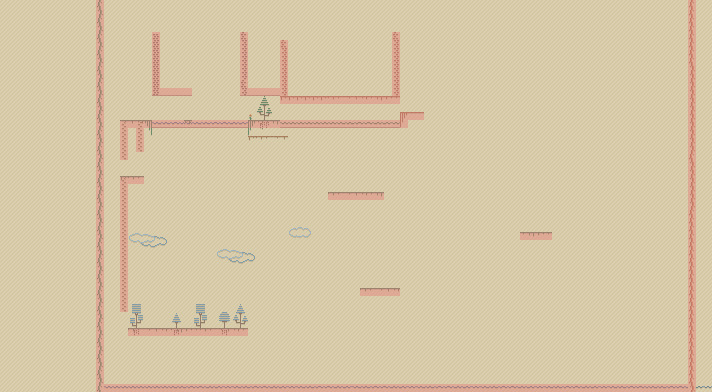

Tiled map render using the project's own tile images. Description and the map definition, with tile-layer contents summarised, below:
An orthogonal 89x49 tile map with 8x8 px tiles, 5 tile layers (Map, Kachelebene 4, Deco, ForeGround, ...), 5 tilesets and 43 objects (19x Wall, 11x Platform, 5x Walking, 3x Water, 2x Flying, ...).

<map version="1.9" tiledversion="1.9.2" orientation="orthogonal" renderorder="right-down" width="89" height="49" tilewidth="8" tileheight="8" infinite="0" nextlayerid="11" nextobjectid="100">
 <tileset firstgid="1" name="tmw_desert_spacing" tilewidth="32" tileheight="32" spacing="1" margin="1" tilecount="48" columns="8">
  <image source="tmw_desert_spacing.png" width="265" height="199" />
  <wangsets>
   <wangset name="Brick" type="mixed" tile="9" />
   <wangset name="Marble" type="mixed" tile="33" />
   <wangset name="Sand" type="mixed" tile="14" />
  </wangsets>
 </tileset>
 <tileset firstgid="49" name="MapMetadata" tilewidth="32" tileheight="32" spacing="1" margin="1" tilecount="2" columns="2">
  <image source="MapMetadata.png" width="67" height="34" />
 </tileset>
 <tileset firstgid="51" name="Tiles" tilewidth="8" tileheight="8" tilecount="1476" columns="18">
  <image source="../Textures/Paper-Pixels-8x8/Tiles.png" width="144" height="656" />
 </tileset>
 <tileset firstgid="1527" name="Player" tilewidth="8" tileheight="8" tilecount="221" columns="13">
  <image source="../Textures/Paper-Pixels-8x8/Player.png" width="104" height="136" />
 </tileset>
 <tileset firstgid="1748" name="Enemies" tilewidth="8" tileheight="8" tilecount="448" columns="28">
  <image source="../Textures/Paper-Pixels-8x8/Enemies.png" width="224" height="128" />
  <tile id="60">
   <animation>
    <frame tileid="60" duration="150" />
    <frame tileid="61" duration="150" />
    <frame tileid="62" duration="150" />
    <frame tileid="63" duration="150" />
   </animation>
  </tile>
  <tile id="88">
   <animation>
    <frame tileid="88" duration="150" />
    <frame tileid="89" duration="150" />
    <frame tileid="90" duration="150" />
    <frame tileid="91" duration="150" />
    <frame tileid="90" duration="150" />
    <frame tileid="89" duration="150" />
   </animation>
  </tile>
  <tile id="116">
   <animation>
    <frame tileid="116" duration="150" />
    <frame tileid="117" duration="150" />
    <frame tileid="118" duration="150" />
    <frame tileid="119" duration="150" />
    <frame tileid="118" duration="150" />
    <frame tileid="117" duration="150" />
   </animation>
  </tile>
  <tile id="312">
   <animation>
    <frame tileid="312" duration="150" />
    <frame tileid="313" duration="150" />
    <frame tileid="314" duration="150" />
    <frame tileid="315" duration="150" />
    <frame tileid="316" duration="150" />
    <frame tileid="317" duration="150" />
   </animation>
  </tile>
  <tile id="340">
   <animation>
    <frame tileid="340" duration="150" />
    <frame tileid="341" duration="150" />
    <frame tileid="342" duration="150" />
    <frame tileid="343" duration="150" />
   </animation>
  </tile>
  <tile id="396">
   <animation>
    <frame tileid="396" duration="150" />
    <frame tileid="397" duration="150" />
    <frame tileid="398" duration="150" />
   </animation>
  </tile>
 </tileset>
 <layer id="1" name="Map" width="89" height="49">
  <properties>
   <property name="Draw" type="bool" value="true" />
   <property name="Navigation" type="bool" value="false" />
  </properties>
  <data>[4361 cells, 4361 non-empty, 5 distinct tile ids]</data>
 </layer>
 <layer id="8" name="Kachelebene 4" width="89" height="49">
  <properties>
   <property name="Draw" type="bool" value="true" />
   <property name="Navigation" type="bool" value="false" />
  </properties>
  <data>[4361 cells, 12 non-empty, 12 distinct tile ids]</data>
 </layer>
 <layer id="7" name="Deco" width="89" height="49">
  <properties>
   <property name="Draw" type="bool" value="true" />
   <property name="Navigation" type="bool" value="false" />
  </properties>
  <data>[4361 cells, 133 non-empty, 52 distinct tile ids]</data>
 </layer>
 <layer id="6" name="ForeGround" width="89" height="49">
  <properties>
   <property name="Draw" type="bool" value="true" />
   <property name="Navigation" type="bool" value="false" />
  </properties>
  <data>[4361 cells, 287 non-empty, 47 distinct tile ids]</data>
 </layer>
 <layer id="10" name="Navigation" width="89" height="49">
  <properties>
   <property name="Draw" type="bool" value="false" />
   <property name="Navigation" type="bool" value="true" />
  </properties>
  <data>[4361 cells, 321 non-empty, 1 distinct tile ids]</data>
 </layer>
 <objectgroup id="9" name="Entities" offsetx="20.6667" offsety="-2">
  <object id="56" name="Player" gid="1540" x="148.25" y="325.875" width="8" height="8" />
  <object id="71" class="Walking" gid="1836" x="341.333" y="287.818" width="8" height="8" />
  <object id="72" class="Walking" gid="1836" x="368.424" y="286.545" width="8" height="8" />
  <object id="73" class="Walking" gid="1864" x="512.606" y="231.455" width="8" height="8" />
  <object id="74" class="Walking" gid="2088" x="330.015" y="188.977" width="8" height="8" />
  <object id="75" class="Walking" gid="2088" x="343.515" y="192.364" width="8" height="8" />
  <object id="95" class="Flying" gid="1808" x="426.083" y="229.25" width="8" height="8" />
  <object id="96" class="Flying" gid="1808" x="439.083" y="265" width="8" height="8" />
  <object id="98" gid="2144" x="271.333" y="307.5" width="8" height="8" />
  <object id="99" gid="2144" x="271.333" y="290" width="8" height="8" />
 </objectgroup>
 <objectgroup id="5" name="Collisions">
  <object id="21" class="Platform" x="128.333" y="328.333" width="119" height="1.25">
   <properties>
    <property name="type" value="Platform" />
   </properties>
  </object>
  <object id="22" class="Platform" x="360.667" y="288" width="37.9997" height="0.97917">
   <properties>
    <property name="type" value="Platform" />
   </properties>
  </object>
  <object id="23" class="Platform" x="520.667" y="232.667" width="32" height="2.33333" />
  <object id="24" class="Platform" x="328.333" y="192" width="54.333" height="3">
   <properties>
    <property name="type" value="Platform" />
   </properties>
  </object>
  <object id="26" class="Wall" x="98.6667" y="0" width="3.33333" height="392" />
  <object id="27" class="Water" x="101.818" y="385.455" width="588.909" height="2.90909" />
  <object id="28" class="Wall" x="689.455" y="0.363636" width="4.18182" height="387.091" />
  <object id="29" class="Platform" x="248.182" y="136" width="39.8182" height="1.09091" />
  <object id="30" class="Platform" x="120.091" y="176" width="24" height="1.36364" />
  <object id="31" class="Wall" x="120.455" y="121.148" width="7.45455" height="37.7614" />
  <object id="32" class="Platform" x="120.307" y="120" width="31.2727" height="1" />
  <object id="33" class="Wall" x="519.938" y="232.688" width="1.1875" height="2.75" />
  <object id="34" class="Wall" x="382.849" y="192.313" width="1.1875" height="2.75" />
  <object id="35" class="Wall" x="382.849" y="192.313" width="1.1875" height="2.75" />
  <object id="36" class="Wall" x="136.182" y="120.5" width="7.45455" height="32.3637" />
  <object id="37" class="Wall" x="119.909" y="177.955" width="7.45455" height="133.909" />
  <object id="38" class="Wall" x="119.727" y="176.182" width="1" height="1.81818" />
  <object id="39" class="Water" x="152" y="122.182" width="96" height="2.54545" />
  <object id="40" class="Platform" x="183.818" y="119.818" width="8.18182" height="1.63636" />
  <object id="41" class="Platform" x="248.125" y="119.875" width="32" height="1.125" />
  <object id="42" class="Wall" x="248" y="119.938" width="0.75" height="2.125" />
  <object id="43" class="Water" x="280" y="122" width="120.182" height="2.18182" />
  <object id="44" class="Wall" x="280" y="40" width="7.81818" height="56.3636" />
  <object id="45" class="Wall" x="392.091" y="30" width="8.18182" height="64.1818" />
  <object id="46" class="Platform" x="280.545" y="95.8182" width="119.364" height="1" />
  <object id="47" class="Platform" x="400" y="112.455" width="23.8182" height="0.909091" />
  </objectgroup>
</map>
<!-- 7 of 43 objects omitted -->
